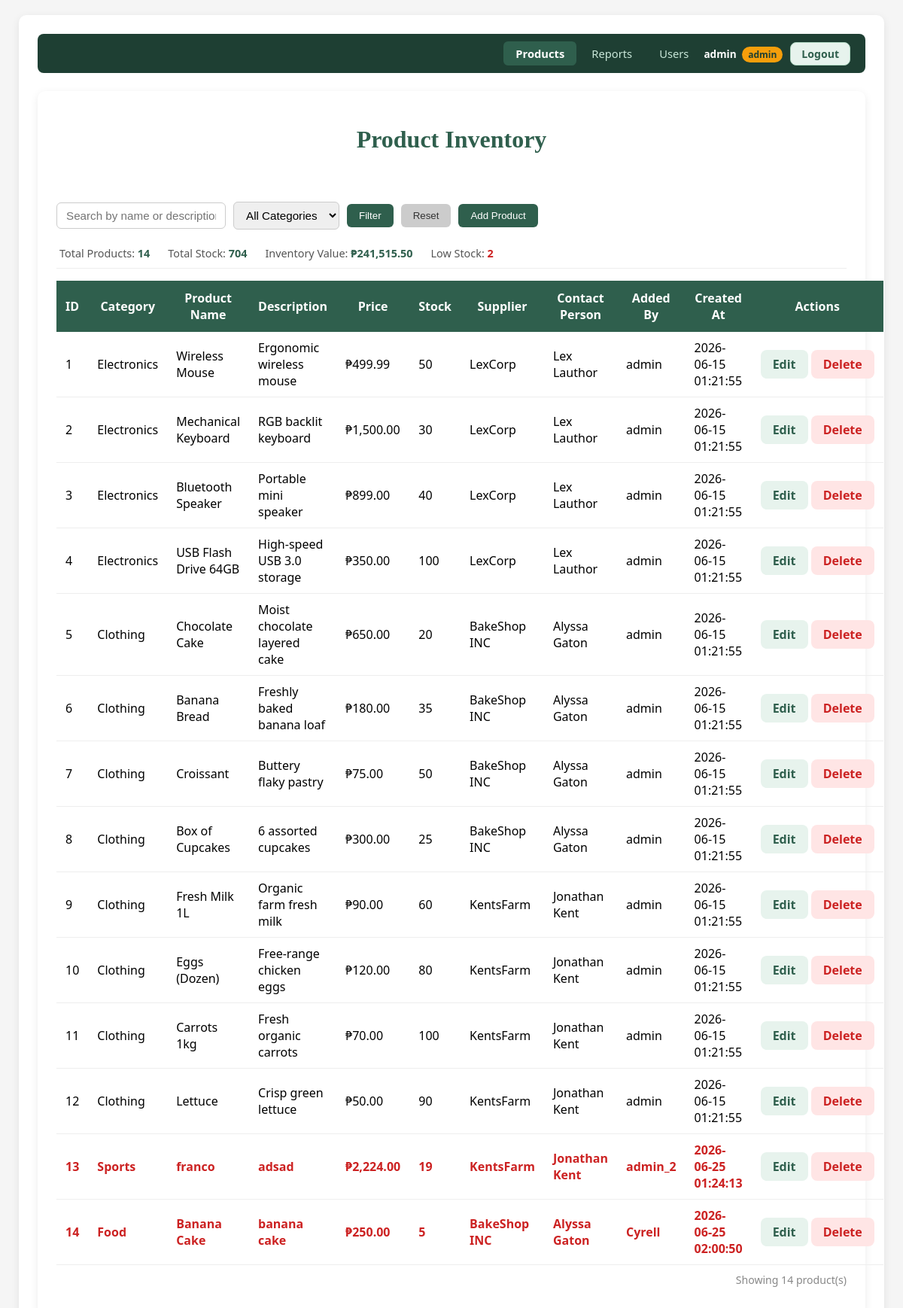
/index.php (signed in), run on the app's committed database.
### tables this page shows
CREATE TABLE `products` (
  `id` int(11) NOT NULL,
  `name` varchar(100) NOT NULL,
  `description` text DEFAULT NULL,
  `price` decimal(10,2) NOT NULL,
  `stock` int(11) NOT NULL,
  `category_id` int(11) DEFAULT NULL,
  `supplier_id` int(11) DEFAULT NULL,
  `created_at` timestamp NOT NULL DEFAULT current_timestamp(),
  `added_by` int(11) DEFAULT NULL
);

CREATE TABLE `categories` (
  `id` int(11) NOT NULL,
  `name` varchar(100) NOT NULL
);

CREATE TABLE `suppliers` (
  `id` int(11) NOT NULL,
  `name` varchar(100) NOT NULL,
  `contact_person` varchar(100) DEFAULT NULL,
  `phone` varchar(20) DEFAULT NULL
);

CREATE TABLE `users` (
  `id` int(11) NOT NULL,
  `username` varchar(50) NOT NULL,
  `email` varchar(100) NOT NULL,
  `password_hash` varchar(255) NOT NULL,
  `role` enum('admin','staff') DEFAULT 'staff',
  `created_at` timestamp NOT NULL DEFAULT current_timestamp()
);

### auth.php (called while the page is built, shortened)
<?php
function isAdmin() {
    return isset($_SESSION['role']) && $_SESSION['role'] === 'admin';
}

### index.php (the view, shortened to what this page needs)
<?php
require_once 'auth.php';
require_once 'config.php';
$search = $_GET['search'] ?? '';
$sql = "SELECT p.id, p.name, p.description, p.price, p.stock, p.created_at,
               c.name AS category_name,
               s.name AS supplier_name,
               s.contact_person AS contact_name,
               u.username AS added_by
        FROM products p
        JOIN categories c ON p.category_id = c.id
        JOIN suppliers s ON p.supplier_id = s.id
        LEFT JOIN users u ON p.added_by = u.id
        WHERE 1=1";
$sql .= " ORDER BY p.id ASC";
$result = $conn->query($sql);
$stats_sql = "SELECT COUNT(*) AS total, SUM(p.stock) AS total_stock,
                     SUM(p.price * p.stock) AS total_value,
                     SUM(CASE WHEN p.stock < 20 THEN 1 ELSE 0 END) AS low_stock
              FROM products p
              JOIN categories c ON p.category_id = c.id
              WHERE 1=1";
$stats = $conn->query($stats_sql)->fetch_assoc();
?>
<!DOCTYPE html>
<html>
<head>
    <link rel="stylesheet" href="style.css?v=1">
</head>
<body>
    <?php include 'navbar.php'; ?>
    <div class="container">
        <h1>Product Inventory</h1>
        <br>
        <br>
        <form method="GET" class="filters">
            <input type="text" name="search" placeholder="Search by name or description..."
                value="<?= htmlspecialchars($search) ?>">
            <select name="category">
                <option value="">All Categories</option>
            </select>
            <button type="submit">Filter</button>
            <a href="index.php"><button type="button">Reset</button></a>
            <?php if (isAdmin()): ?>
                <a href="add.php"><button type="button" class="btn-add">Add Product</button></a>
            <?php endif; ?>
        </form>
        <div class="summary-bar">
            <span>Total Products: <strong><?= $stats['total'] ?></strong></span>
            <span>Total Stock: <strong><?= $stats['total_stock'] ?? 0 ?></strong></span>
            <span>Inventory Value: <strong>₱<?= number_format($stats['total_value'] ?? 0, 2) ?></strong></span>
            <span class="low">Low Stock: <strong><?= $stats['low_stock'] ?></strong></span>
        </div>
        <table>
            <tr>
                <th>ID</th>
                <th>Category</th>
                <th>Product Name</th>
                <th>Description</th>
                <th>Price</th>
                <th>Stock</th>
                <th>Supplier</th>
                <th>Contact Person</th>
                <th>Added By</th>
                <th>Created At</th>
                <th>Actions</th>
            </tr>
            <?php while ($row = $result->fetch_assoc()): ?>
                <tr class="<?= $row['stock'] < 20 ? 'low-stock' : '' ?>">
                    <td><?= $row['id'] ?></td>
                    <td><?= htmlspecialchars($row['category_name']) ?></td>
                    <td><?= htmlspecialchars($row['name']) ?></td>
                    <td><?= htmlspecialchars($row['description']) ?></td>
                    <td>₱<?= number_format($row['price'], 2) ?></td>
                    <td><?= $row['stock'] ?></td>
                    <td><?= htmlspecialchars($row['supplier_name']) ?></td>
                    <td><?= htmlspecialchars($row['contact_name']) ?></td>
                    <td><?= $row['added_by'] ? htmlspecialchars($row['added_by']) : '<span style="color:#bbb;">—</span>' ?>
                    </td>
                    <td><?= $row['created_at'] ?></td>
                    <td class="actions">
                        <?php if (isAdmin()): ?>
                            <a href="edit.php?id=<?= $row['id'] ?>" class="btn-edit">Edit</a>
                            <a href="delete.php?id=<?= $row['id'] ?>"
                                onclick="return confirm('Delete <?= htmlspecialchars(addslashes($row['name'])) ?>?')"
                                class="btn-delete">Delete</a>
                        <?php else: ?>
                            <span style="color:#888; font-size:0.82rem; font-style:italic;">View Only</span>
                        <?php endif; ?>
                    </td>
                </tr>
            <?php endwhile; ?>
        </table>
        <p class="count">Showing <?= $result->num_rows ?> product(s)</p>
    </div>
</body>
</html>

### style.css (style rules this page uses)
body { font-family: 'Segoe UI', Arial, sans-serif; margin: 20px; background: #f5f5f5; }
.container { max-width: 1100px; margin: 0 auto; background: white; padding: 25px; border-radius: 10px; box-shadow: 0 3px 12px rgba(0, 0, 0, 0.08); }
h1 { text-align: center; font-family: cursive; color: #2f5f4d; margin-bottom: 20px; }
.filters { display: flex; gap: 10px; margin-bottom: 12px; flex-wrap: wrap; align-items: center; }
.filters input, .filters select { padding: 8px 12px; border: 1px solid #ccc; border-radius: 6px; font-size: 0.95rem; }
.filters button { padding: 8px 16px; background: #2f5f4d; color: white; border: none; border-radius: 6px; cursor: pointer; transition: 0.2s; }
.filters a button { background: #ccc; color: #333; }
.btn-add { background: #2f5f4d !important; color: white !important; margin-left: auto; }
.summary-bar { display: flex; gap: 24px; flex-wrap: wrap; margin-bottom: 16px; font-size: 0.9rem; color: #555; padding: 10px 4px; border-bottom: 1px solid #eee; }
.summary-bar strong { color: #2f5f4d; }
.summary-bar .low strong { color: #cc2222; }
table { width: 100%; border-collapse: collapse; }
th { background: #2f5f4d; color: white; padding: 12px; text-align: center; }
td { padding: 10px 12px; border-bottom: 1px solid #eee; }
tr.low-stock td { color: #cc2222; font-weight: 600; }
td.actions { white-space: nowrap; }
.btn-edit { color: #2f5f4d; text-decoration: none; font-weight: 600; padding: 8px 16px; border-radius: 8px; background: #e7f3ed; transition: 0.2s; }
.btn-delete { color: #cc2222; text-decoration: none; font-weight: 600; padding: 8px 16px; border-radius: 8px; background: #ffe5e5; transition: 0.2s; }
.count { text-align: right; color: #888; font-size: 0.88rem; margin-top: 10px; }

### data on the page
products: id "1", category.name "Electronics", name "Wireless Mouse", description "Ergonomic wireless mouse", price "499.99", stock "50", supplier.name "LexCorp", supplier.contact_person "Lex Lauthor", added_by.username "admin", created_at "2026-06-15 01:21:55"
products: id "2", category.name "Electronics", name "Mechanical Keyboard", description "RGB backlit keyboard", price "1,500.00", stock "30", supplier.name "LexCorp", supplier.contact_person "Lex Lauthor", added_by.username "admin", created_at "2026-06-15 01:21:55"
products: id "3", category.name "Electronics", name "Bluetooth Speaker", description "Portable mini speaker", price "899.00", stock "40", supplier.name "LexCorp", supplier.contact_person "Lex Lauthor", added_by.username "admin", created_at "2026-06-15 01:21:55"
products: id "4", category.name "Electronics", name "USB Flash Drive 64GB", description "High-speed USB 3.0 storage", price "350.00", stock "100", supplier.name "LexCorp", supplier.contact_person "Lex Lauthor", added_by.username "admin", created_at "2026-06-15 01:21:55"
products: id "5", category.name "Clothing", name "Chocolate Cake", description "Moist chocolate layered cake", price "650.00", stock "20", supplier.name "BakeShop INC", supplier.contact_person "Alyssa Gaton", added_by.username "admin", created_at "2026-06-15 01:21:55"
products: id "6", category.name "Clothing", name "Banana Bread", description "Freshly baked banana loaf", price "180.00", stock "35", supplier.name "BakeShop INC", supplier.contact_person "Alyssa Gaton", added_by.username "admin", created_at "2026-06-15 01:21:55"
products: id "7", category.name "Clothing", name "Croissant", description "Buttery flaky pastry", price "75.00", stock "50", supplier.name "BakeShop INC", supplier.contact_person "Alyssa Gaton", added_by.username "admin", created_at "2026-06-15 01:21:55"
products: id "8", category.name "Clothing", name "Box of Cupcakes", description "6 assorted cupcakes", price "300.00", stock "25", supplier.name "BakeShop INC", supplier.contact_person "Alyssa Gaton", added_by.username "admin", created_at "2026-06-15 01:21:55"
products: id "9", category.name "Clothing", name "Fresh Milk 1L", description "Organic farm fresh milk", price "90.00", stock "60", supplier.name "KentsFarm", supplier.contact_person "Jonathan Kent", added_by.username "admin", created_at "2026-06-15 01:21:55"
products: id "10", category.name "Clothing", name "Eggs (Dozen)", description "Free-range chicken eggs", price "120.00", stock "80", supplier.name "KentsFarm", supplier.contact_person "Jonathan Kent", added_by.username "admin", created_at "2026-06-15 01:21:55"
products: id "11", category.name "Clothing", name "Carrots 1kg", description "Fresh organic carrots", price "70.00", stock "100", supplier.name "KentsFarm", supplier.contact_person "Jonathan Kent", added_by.username "admin", created_at "2026-06-15 01:21:55"
products: id "12", category.name "Clothing", name "Lettuce", description "Crisp green lettuce", price "50.00", stock "90", supplier.name "KentsFarm", supplier.contact_person "Jonathan Kent", added_by.username "admin", created_at "2026-06-15 01:21:55"
products: id "13", category.name "Sports", name "franco", description "adsad", price "2,224.00", stock "19", supplier.name "KentsFarm", supplier.contact_person "Jonathan Kent", added_by.username "admin_2", created_at "2026-06-25 01:24:13"
products: id "14", category.name "Food", name "Banana Cake", description "banana cake", price "250.00", stock "5", supplier.name "BakeShop INC", supplier.contact_person "Alyssa Gaton", added_by.username "Cyrell", created_at "2026-06-25 02:00:50"

### other printed values
getUsername() "admin"
$_SESSION['role'] "admin"
$stats['total'] "14"
$stats['total_stock'] "704"
$stats['total_value'] "241,515.50"
$stats['low_stock'] "2"
$result->num_rows "14"
